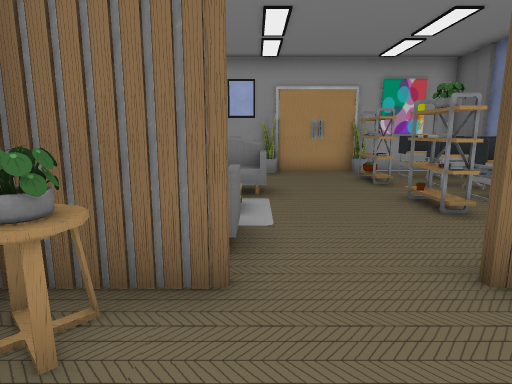
view 1 (above)

12 first-person views from a walk through a 3-D level made in the Unity game engine. The camera is 1.3 m above the floor, tilts 10° down and sees 75° across. The floor is counted in squares, 1 m on a side. Each view is taken from the middle of a square. On the plan, view 1 faces up. The plan holds only what a view shows up to about 14 squares ahead; the rest is blank. The player character is not drawn. Some surface patterns are stand-ins.

view 2
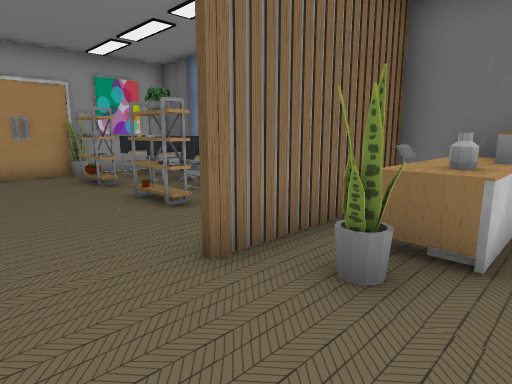

view 3
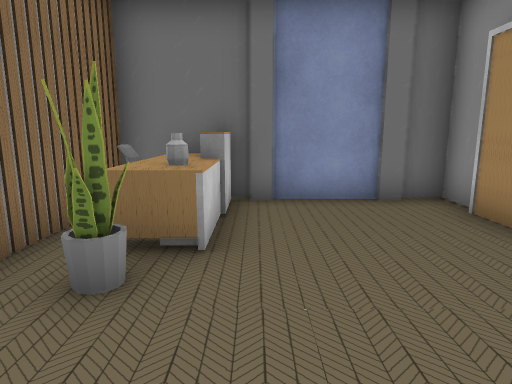

view 4
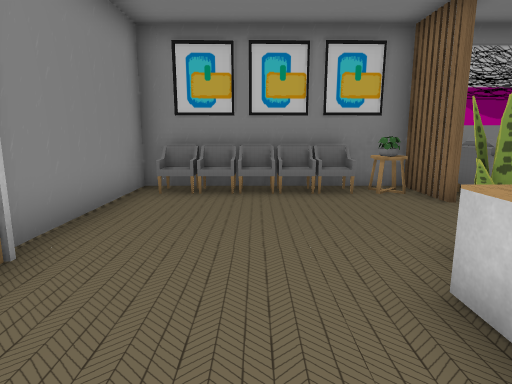

view 5
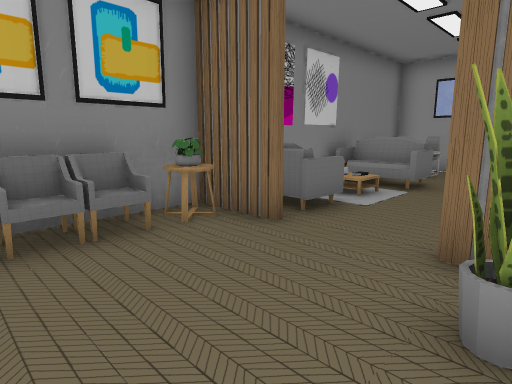

view 6
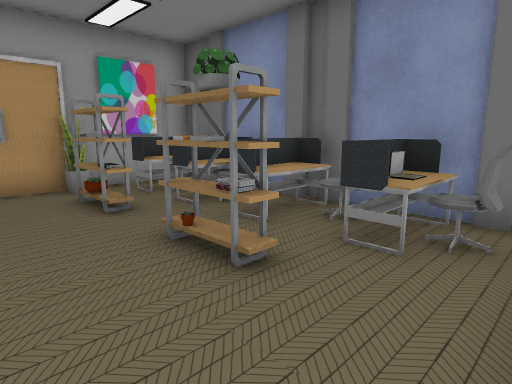

view 7
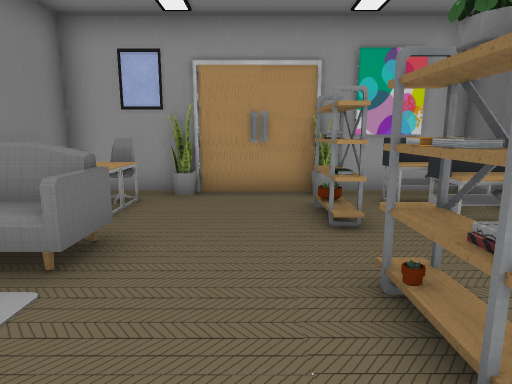

view 8
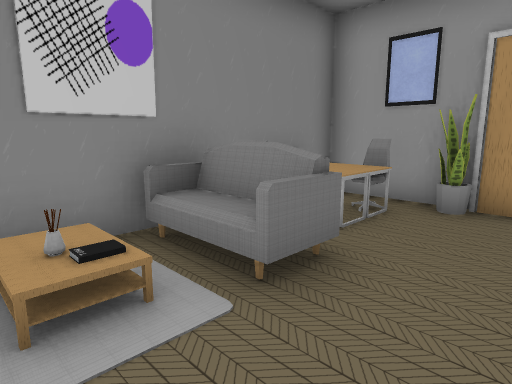

view 9
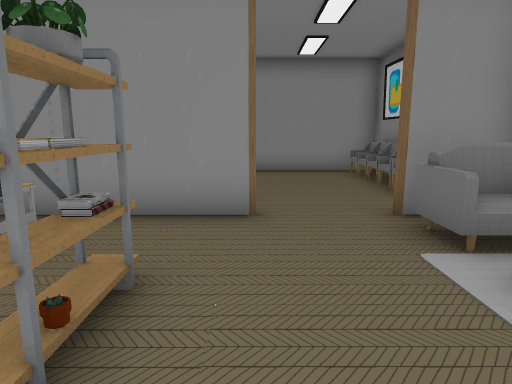

view 10
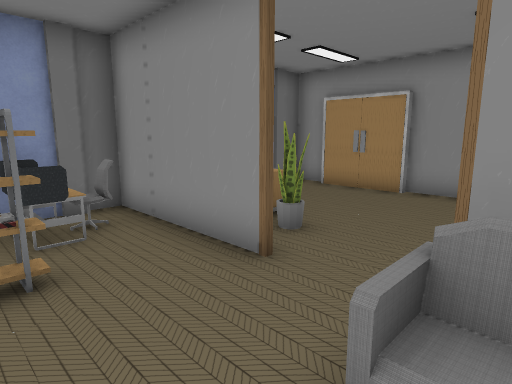

view 11
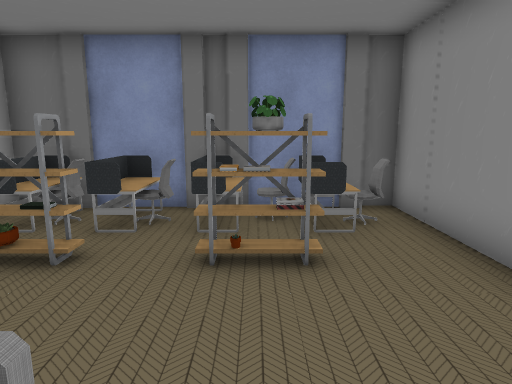

view 12
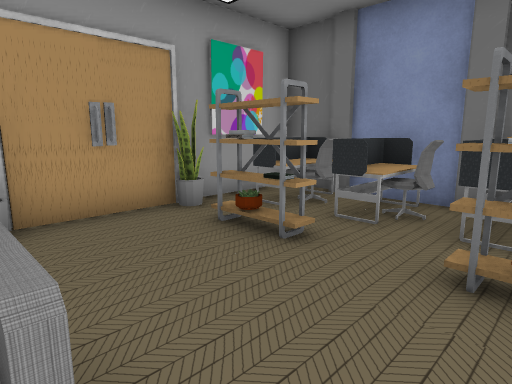

### Floor plan
Points are (right, up) in squares from view 1. A wall is a line through its corners. A room is listed if a view was taken in it or the views show most of it. See-through windows are left out.
Room 1 (views 1, 2, 3, 4, 5)
walls: (2.6, -3.6) (5.5, -3.6); (-0.1, 2.7) (-2.1, 2.7) (-2.2, -3.7) (2.7, -3.8); (6.7, 2.6) (2, 2.6); (5.5, -3.8) (6.6, -3.8) (6.6, 3.1)
low walls: (-1.1, -1.3) (-1.1, -2.5); (-1.1, 1.3) (-1.1, -1.1); (-1.7, 1.1) (-1.7, -3.1)
ways out: opening at (1.5, 3) to room 2
objects: other object (-1, 2); table (0, 2); other object (3, 1); other object (4, 1); other object (4, 1) to (6, 2); other object (5, 2)
Room 2 (views 6, 7, 8, 9, 10, 11, 12)
walls: (2, 2.8) (6.6, 2.8); (-2.1, 4.4) (-2.1, 3.9); (-2, 2.8) (-0.1, 2.8); (6.6, 3.1) (6.6, 11.5) (-2.1, 11.5) (-2.1, 7.4)
ways out: opening at (1.5, 3) to room 1
objects: rug (-2, 5) to (-2, 6); other object (-2, 7); other object (-1, 4) to (0, 4); sofa (-1, 7) to (0, 8); desk (-1, 9) to (0, 9); desk (-1, 10) to (0, 10); other object (-1, 11); other object (0, 11); shelf (3, 5); books (3, 6); shelf (3, 7); shelf (3, 9); other object (3, 10); other object (3, 11); desk (5, 4) to (6, 5); laptop (5, 5); desk (5, 6) to (6, 7); desk (5, 8) to (6, 9); desk (5, 10) to (6, 10)

Where each view was taken, in squares from view 1:
view 1: 0 up, 0 right, facing up
view 2: 0 up, 0 right, facing up-right
view 3: 0 up, 0 right, facing right
view 4: 1 down, 6 right, facing left
view 5: 1 down, 3 right, facing up-left
view 6: 3 up, 1 right, facing up-right
view 7: 4 up, 2 right, facing up
view 8: 5 up, 2 right, facing up-left
view 9: 8 up, 2 right, facing down
view 10: 6 up, 1 left, facing down-right
view 11: 6 up, 1 left, facing right
view 12: 6 up, 0 right, facing up-right
